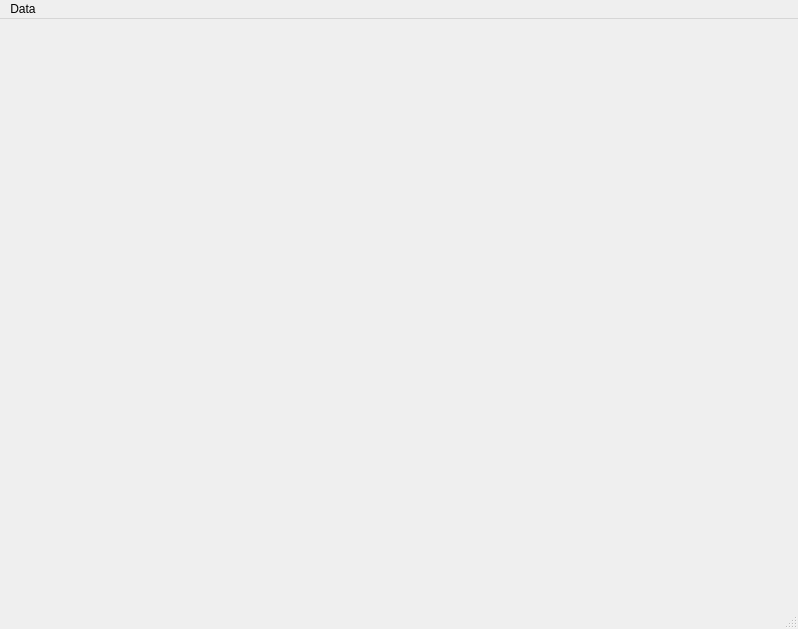
<?xml version="1.0" encoding="UTF-8"?>
<ui version="4.0">
 <author>Pierre Alliez</author>
 <class>MainWindow</class>
 <widget class="QMainWindow" name="MainWindow">
  <property name="geometry">
   <rect>
    <x>0</x>
    <y>0</y>
    <width>798</width>
    <height>629</height>
   </rect>
  </property>
  <property name="windowTitle">
   <string>CGAL - 2D Convex hull</string>
  </property>
  <widget class="QWidget" name="centralwidget">
   <layout class="QGridLayout">
    <item row="0" column="0">
     <widget class="GlViewer" name="viewer" native="true">
      <property name="locale">
       <locale language="English" country="UnitedStates"/>
      </property>
     </widget>
    </item>
   </layout>
  </widget>
  <widget class="QStatusBar" name="statusbar"/>
  <widget class="QMenuBar" name="menubar">
   <property name="geometry">
    <rect>
     <x>0</x>
     <y>0</y>
     <width>798</width>
     <height>19</height>
    </rect>
   </property>
   <widget class="QMenu" name="menuData">
    <property name="title">
     <string>Data</string>
    </property>
    <addaction name="actionOpen_PLY"/>
   </widget>
   <addaction name="menuData"/>
  </widget>
  <action name="actionQuit">
   <property name="text">
    <string>Quit</string>
   </property>
   <property name="shortcut">
    <string>Ctrl+Q</string>
   </property>
  </action>
  <action name="actionClear">
   <property name="icon">
    <iconset>
     <normaloff>icons/fileNew.png</normaloff>icons/fileNew.png</iconset>
   </property>
   <property name="text">
    <string>Clear</string>
   </property>
   <property name="statusTip">
    <string>Clear</string>
   </property>
   <property name="shortcut">
    <string>Space</string>
   </property>
  </action>
  <action name="actionOpen_PLY">
   <property name="text">
    <string>Open PLY</string>
   </property>
  </action>
 </widget>
 <customwidgets>
  <customwidget>
   <class>GlViewer</class>
   <extends>QWidget</extends>
   <header>glviewer.h</header>
   <container>1</container>
  </customwidget>
 </customwidgets>
 <resources/>
 <connections/>
</ui>
